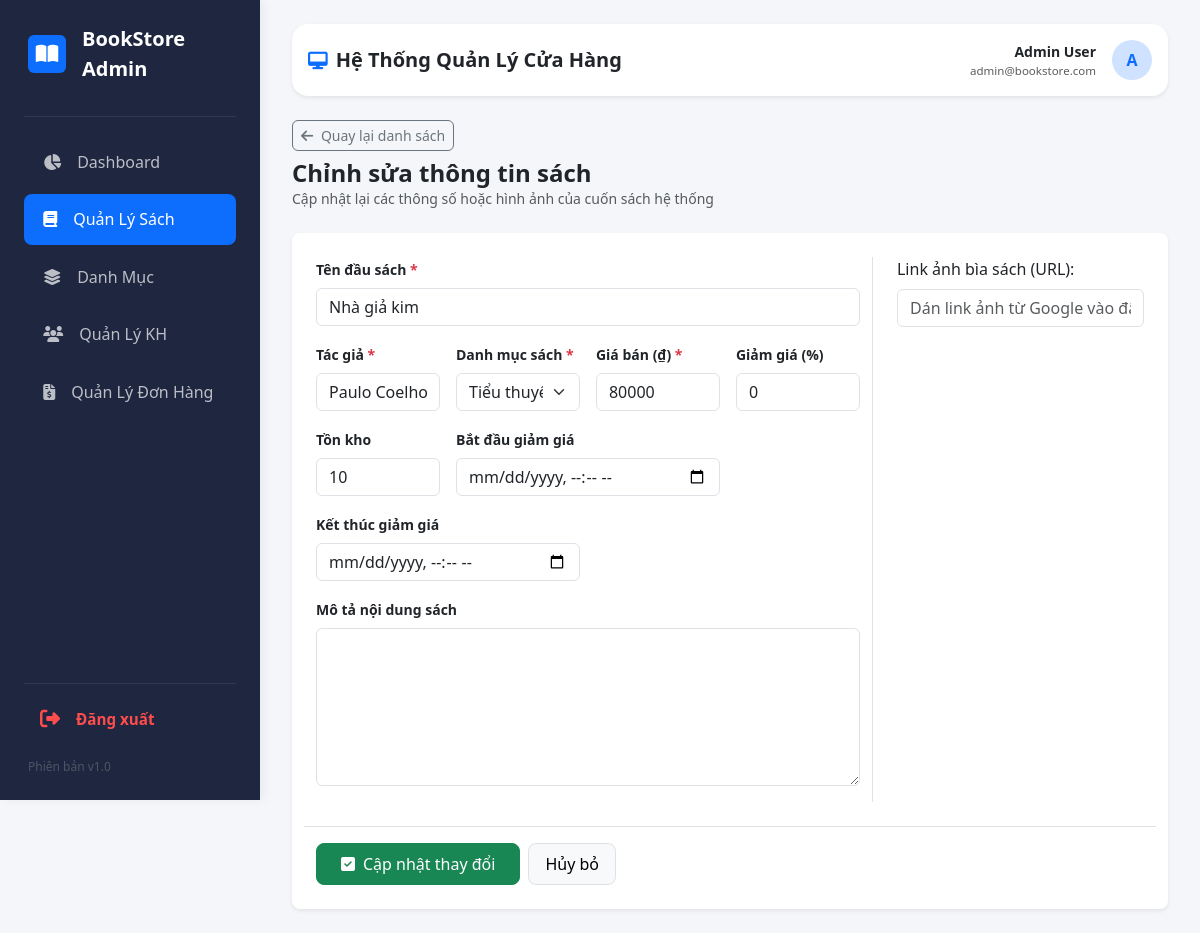
The page /admin/index.php?page=book-edit&id=2 (signed in) on the database its author committed.
### tables this page shows
CREATE TABLE `books` (
  `id` int(11) NOT NULL,
  `title` varchar(200) NOT NULL,
  `author` varchar(100) DEFAULT NULL,
  `price` decimal(10,2) NOT NULL,
  `description` text DEFAULT NULL,
  `image` varchar(255) DEFAULT NULL,
  `category_id` int(11) DEFAULT NULL,
  `stock_quantity` int(11) NOT NULL DEFAULT 10,
  `created_at` timestamp NOT NULL DEFAULT current_timestamp()
);

### admin/view/book-edit.php (the view, shortened to what this page needs)
<?php
$book = null;
if (isset($_GET['id']) && isset($pdo)) {
    try {
        $id = intval($_GET['id']);
        $stmt = $pdo->prepare("SELECT * FROM books WHERE id = ?");
        $stmt->execute([$id]);
        $book = $stmt->fetch(PDO::FETCH_ASSOC);
    } catch (Exception $e) {
        echo "<div class='alert alert-danger mb-3'>Lỗi tải thông tin sách: " . $e->getMessage() . "</div>";
    }
} else {
    header("Location: index.php?page=book-list");
    exit();
}
?>
<div class="mb-4">
    <a href="index.php?page=book-list" class="btn btn-sm btn-outline-secondary rounded-2 mb-2">
        <i class="fa-solid fa-arrow-left me-1"></i> Quay lại danh sách
    </a>
    <h4 class="fw-bold m-0 text-dark">Chỉnh sửa thông tin sách</h4>
    <p class="text-muted small m-0">Cập nhật lại các thông số hoặc hình ảnh của cuốn sách hệ thống</p>
</div>
<div class="card panel-box w-100 p-4 border-0 shadow-sm rounded-3">
    <form action="index.php?page=book-update" method="POST" enctype="multipart/form-data">
        <div class="row g-4">
            <div class="col-lg-8">
                <div class="mb-3">
                    <label for="title" class="form-label fw-semibold small text-dark">Tên đầu sách <span class="text-danger">*</span></label>
                    <input type="text" class="form-control rounded-2" id="title" name="title" value="<?= htmlspecialchars($book['title']) ?>" required>
                </div>
                <div class="row g-3 mb-3">
                    <div class="col-md-3">
                        <label for="author" class="form-label fw-semibold small text-dark">Tác giả <span class="text-danger">*</span></label>
                        <input type="text" class="form-control rounded-2" id="author" name="author" value="<?= htmlspecialchars($book['author']) ?>" required>
                    </div>
                    <div class="col-md-3">
                        <label for="category_id" class="form-label fw-semibold small text-dark">Danh mục sách <span class="text-danger">*</span></label>
                        <select class="form-select rounded-2" id="category_id" name="category_id" required>
                            <?php
                            if (isset($pdo)) {
                                $stmt_cat = $pdo->query("SELECT * FROM categories ORDER BY name ASC");
                                while ($cat = $stmt_cat->fetch(PDO::FETCH_ASSOC)) {
                                    $selected = ($cat['id'] == $book['category_id']) ? 'selected' : '';
                                    echo "<option value='{$cat['id']}' {$selected}>" . htmlspecialchars($cat['name']) . "</option>";
                                }
                            }
                            ?>
                        </select>
                    </div>
                    <div class="col-md-3">
                        <label for="price" class="form-label fw-semibold small text-dark">Giá bán (₫) <span class="text-danger">*</span></label>
                        <input type="number" class="form-control rounded-2" id="price" name="price" value="<?= (int)$book['price'] ?>" min="0" required>
                    </div>
                    <div class="col-md-3">
                        <label for="sale" class="form-label fw-semibold small text-dark">Giảm giá (%)</label>
                        <input type="number" class="form-control rounded-2" id="sale" name="sale" value="<?= $book['sale'] ?? 0 ?>" min="0" max="100" placeholder="Ví dụ: 20">
                    </div>
                    <div class="col-md-3">
                        <label for="stock_quantity" class="form-label fw-semibold small text-dark">Tồn kho</label>
                        <input type="number" class="form-control rounded-2" id="stock_quantity" name="stock_quantity" value="<?= (int)($book['stock_quantity'] ?? 10) ?>" min="0" required>
                    </div>
                    <div class="col-md-6">
                        <label for="sale_start" class="form-label fw-semibold small text-dark">Bắt đầu giảm giá</label>
                        <input type="datetime-local" class="form-control rounded-2" id="sale_start" name="sale_start"
                            value="<?= !empty($book['sale_start']) ? date('Y-m-d\TH:i', strtotime($book['sale_start'])) : '' ?>">
                    </div>
                    <div class="col-md-6">
                        <label for="sale_end" class="form-label fw-semibold small text-dark">Kết thúc giảm giá</label>
                        <input type="datetime-local" class="form-control rounded-2" id="sale_end" name="sale_end"
                            value="<?= !empty($book['sale_end']) ? date('Y-m-d\TH:i', strtotime($book['sale_end'])) : '' ?>">
                    </div>
                </div>
                <div class="mb-3">
                    <label for="description" class="form-label fw-semibold small text-dark">Mô tả nội dung sách</label>
                    <textarea class="form-control rounded-2" id="description" name="description" rows="6"><?= htmlspecialchars($book['description'] ?? '') ?></textarea>
                </div>
            </div>
            <div class="col-lg-4 border-start ps-lg-4">
                <label class="form-label">Link ảnh bìa sách (URL):</label>
                <input type="text" name="image" class="form-control" value="<?php echo $book['image'] ?? ''; ?>" placeholder="Dán link ảnh từ Google vào đây...">
            </div>
            <div class="col-12 mt-4 border-top pt-3">
                <div class="d-flex gap-2">
                    <button type="submit" name="btn-edit" class="btn btn-success rounded-3 px-4 py-2">
                        <i class="fa-solid fa-square-check me-2"></i>Cập nhật thay đổi
                    </button>
                    <a href="index.php?page=book-list" class="btn btn-light border rounded-3 px-3 py-2">Hủy bỏ</a>
                </div>
            </div>
        </div> </form>
</div>

### admin/index.php (style rules this page uses)
:root { --sb-bg: #1e2640; --sb-hover: #2d3758; --body-bg: #f4f6f9; }
body { background-color: var(--body-bg); font-family: 'Segoe UI', system-ui, sans-serif; margin: 0; overflow-x: hidden; }
.panel-box { border: none; border-radius: 1rem; box-shadow: 0 4px 16px rgba(0,0,0,0.02); background: #fff; padding: 1.5rem; }

### rows shown on the page
books: title "Nhà giả kim", author "Paulo Coelho", price "80000", stock_quantity "10"

### other values the page prints
$admin_fullname "Admin User"
$admin_email "admin@bookstore.com"
$avatar_letter "A"
form field category_id "Tiểu thuyết"
